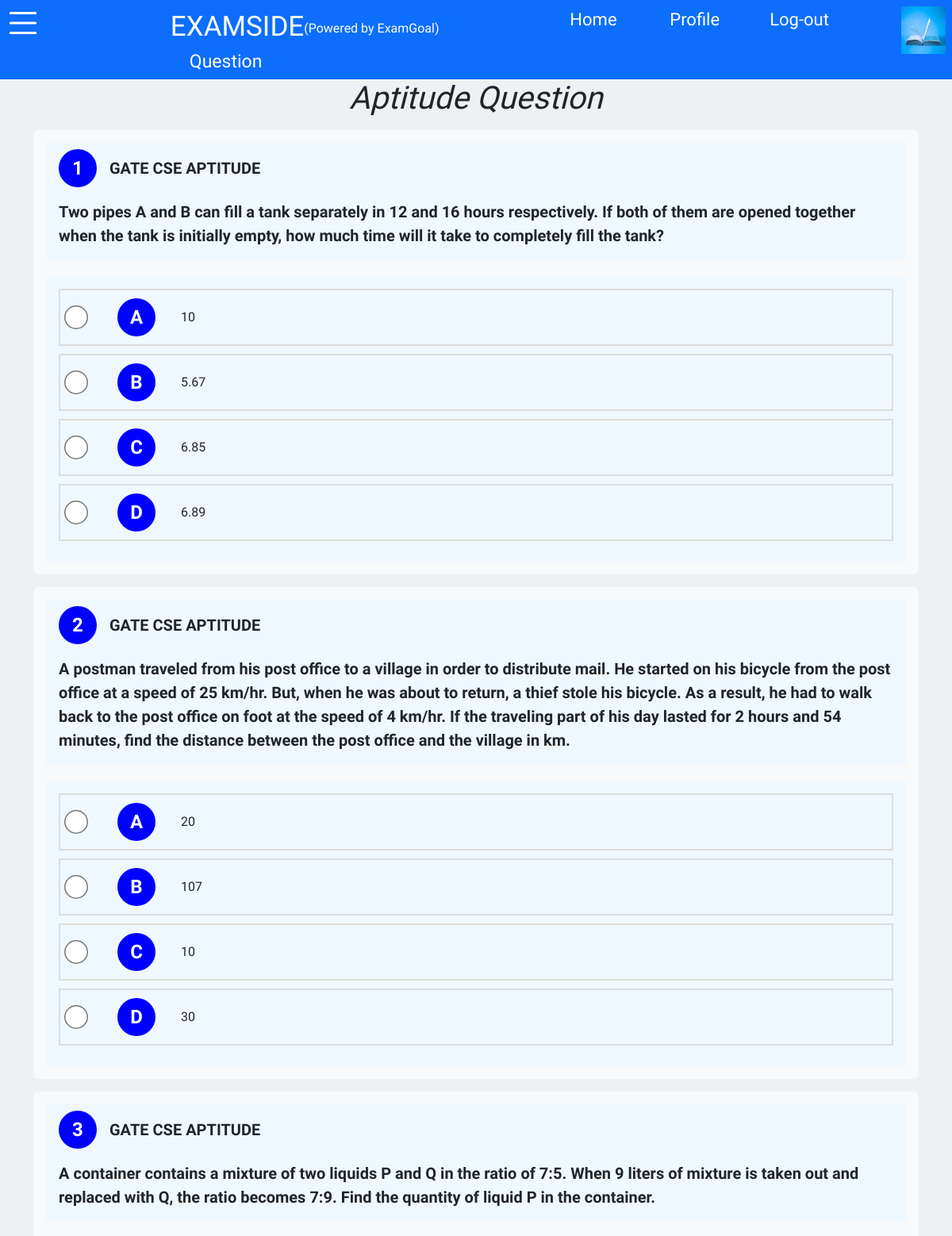
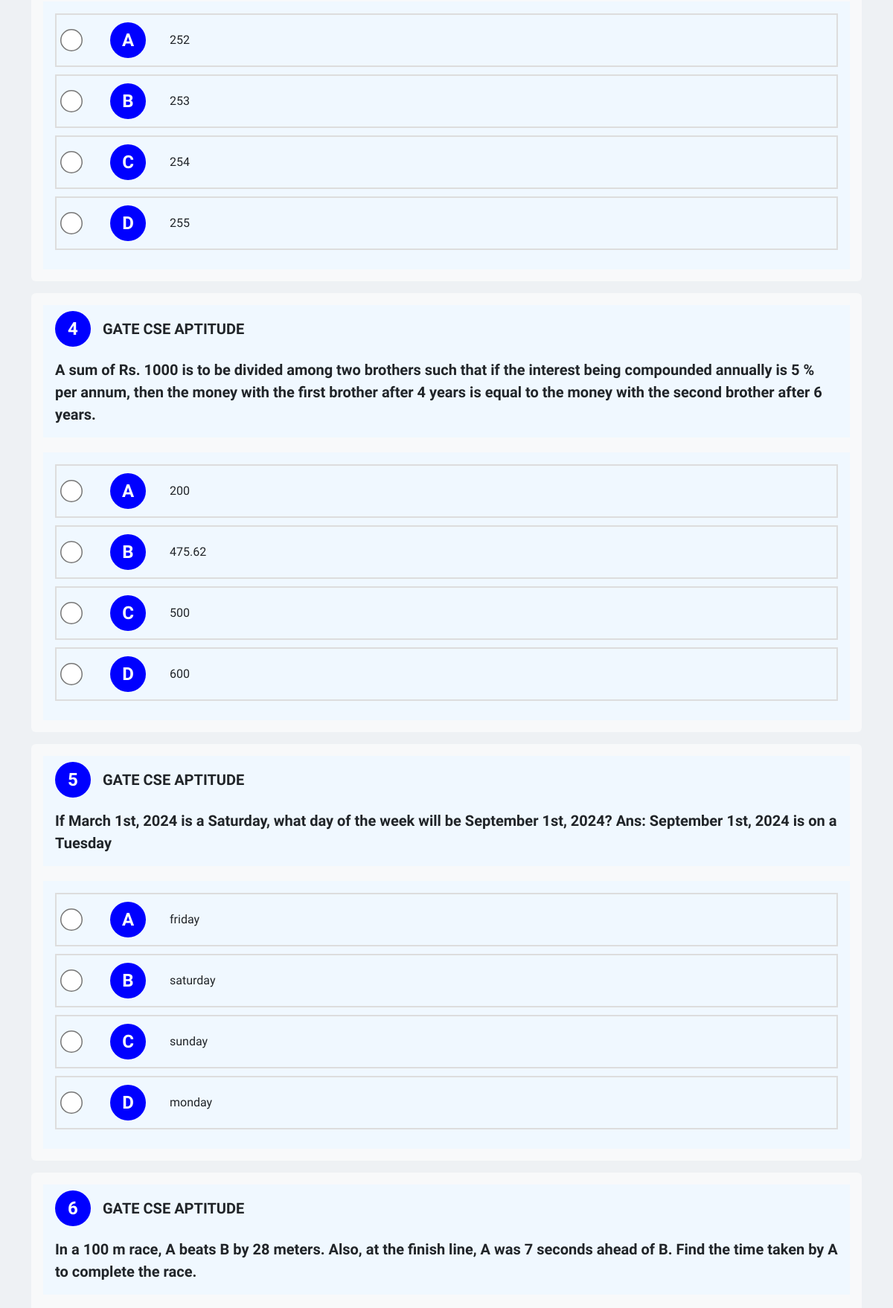
The page / (upper part) on the database its author committed (2 pictures, top to bottom).
### service/models.py (models this page shows)
class Service1(models.Model):
    question=models.TextField()
    answer=models.CharField(max_length=100)
    solution=models.TextField()
    op1=models.CharField(max_length=100)
    op2=models.CharField(max_length=100)
    op3=models.CharField(max_length=100)
    op4=models.CharField(max_length=100)

### Quiz_app/views.py (the view)
# urls.py: path('', views.home),
def home(request):
    try:
        serviceData=Service1.objects.all()
        data={
            'servicedata':serviceData,
        }
    except:
        pass
    return render(request,"index.html",data)

### templates/index.html (shortened to what this page needs)
<!DOCTYPE html>
<html lang="en">
<head>
    <link href="https://cdn.jsdelivr.net/npm/bootstrap@5.3.3/dist/css/bootstrap.min.css" rel="stylesheet">
</head>
<body>
    <nav>
        <div class="d-flex bg-primary" style="height:100px;" >
            <div class="p-1 flex-fill">
        </div>
            <div class="p-2 flex-fill">
                <div class="d-flex flex-column">
                <div class="d-flex">
                <span class="text-white flex-item col-auto g-0" style="font-size: 35px; font-weight:500;">EXAMSIDE</span>
                        <span class="text-white flex-item pt-3 col-auto " style="font-weight:500;">(Powered by ExamGoal)</span>
            </div>
            <div class="d-flex align-items-start">  <span class="text-white ps-4 mt-0 pt-0" style="font-size: 23px; font-weight:500; margin-top : 0px;">Question</span></div>
        </div>
    </div>
            <div class="p-2 flex-fill">
           <div class="row " style="font-size: 22px; font-weight:500;">
            <div class="col text-white" style="font-size: 22px; font-weight:500;">Home</div>
           <div class="col text-white" style="font-size: 22px; font-weight:500;">Profile</div>
           <div class="col-4 text-white" style="font-size: 22px; font-weight:500;">Log-out</div>
           <img src="/static/book.jpg" style="height:60px; width:80px;" class="col-5 text-white"></div>
        </div>
          </div>
    </nav>
    <h1 style="text-align: center; font-family: 'Kay Pho Du', serif; font-style: italic;">Aptitude Question</h1>
    <div id="main" class="container">
        <form action="{% url 'ans' %}" method="POST">
            {% for n in servicedata %}
                <div class="ele p-3 my-3 bg-light rounded">
                    <div class="headline">
                        <div class="num">{{ n.id }}</div>
                        GATE CSE APTITUDE
                    </div>
                    <div class="que">{{ n.question }}</div>
                    <div class="middle">
                        <div class="op">
                            <input type="radio" class="checkbox" name="{{ n.id }}" value="{{ n.op1 }}">
                            <div class="num">A</div>
                            <div>{{ n.op1 }}</div>
                        </div>
                        <div class="op">
                            <input type="radio" class="checkbox" name="{{ n.id }}" value="{{ n.op2 }}">
                            <div class="num">B</div>
                            <div>{{ n.op2 }}</div>
                        </div>
                        <div class="op">
                            <input type="radio" class="checkbox " name="{{ n.id }}" value="{{ n.op3 }}">
                            <div class="num">C</div>
                            <div>{{ n.op3 }}</div>
                        </div>
                        <div class="op">
                            <input type="radio" class="checkbox" name="{{ n.id }}" value="{{ n.op4 }}">
                            <div class="num">D</div>
                            <div>{{ n.op4 }}</div>
                        </div>
                    </div>
                </div>
            {% endfor %}
        </form>
    </div>
</body>
</html>

### templates/index.html (style rules this page uses)
body { background-color: rgb(238, 241, 244); font-family: 'Kay Pho Du', serif; }
.headline { display: flex; align-items: center; font-size: 20px; font-weight: 700; padding-top: 1vh; background-color: aliceblue; }
.num { height: 3rem; width: 3rem; border-radius: 50%; display: flex; align-items: center; justify-content: center; color: white; margin: 0 1rem; background-color: blue; font-size: 1.5rem; font-weight: 700; }
.que { font-size: 1.25rem; font-weight: 700; padding: 1rem; background-color: aliceblue; margin-bottom: 20px; }
.middle { padding: 1rem; background-color: aliceblue; font-size: 1rem; flex-direction: column; gap: 12px; }
.op { display: flex; align-items: center; gap: 1rem; background-color: aliceblue; padding: 10px; border: 2px solid #ddd; margin-bottom: 10px; transition: border-color 0.2s; }
.op input[type="radio"] { margin-right: 10px; }
.checkbox { width: 20px; height: 20px; transform: scale(1.5); }

### rows shown on the page
Service1: id "1", question "Two pipes A and B can fill a tank separately in 12 and 16 hours respectively. If both of them are opened together when the tank is initially empty, how much time will it take to completely fill the tank?", op1 "10", op2 "5.67", op3 "6.85", op4 "6.89"
Service1: id "2", question "A postman traveled from his post office to a village in order to distribute mail. He started on his bicycle from the post office at a speed of 25 km/hr. But, when he was about to return, a thief stole his bicycle. As a result, he had to walk back to the post office on foot at the speed of 4 km/hr. If the traveling part of his day lasted for 2 hours and 54 minutes, find the distance between the post office and the village in km.", op1 "20", op2 "107", op3 "10", op4 "30"
Service1: id "3", question "A container contains a mixture of two liquids P and Q in the ratio of 7:5. When 9 liters of mixture is taken out and replaced with Q, the ratio becomes 7:9. Find the quantity of liquid P in the container.", op1 "252", op2 "253", op3 "254", op4 "255"
Service1: id "4", question "A sum of Rs. 1000 is to be divided among two brothers such that if the interest being compounded annually is 5 % per annum, then the money with the first brother after 4 years is equal to the money with the second brother after 6 years.", op1 "200", op2 "475.62", op3 "500", op4 "600"
Service1: id "5", question "If March 1st, 2024 is a Saturday, what day of the week will be September 1st, 2024? Ans: September 1st, 2024 is on a Tuesday", op1 "friday", op2 "saturday", op3 "sunday", op4 "monday"
Service1: id "6", question "In a 100 m race, A beats B by 28 meters. Also, at the finish line, A was 7 seconds ahead of B. Find the time taken by A to complete the race."
